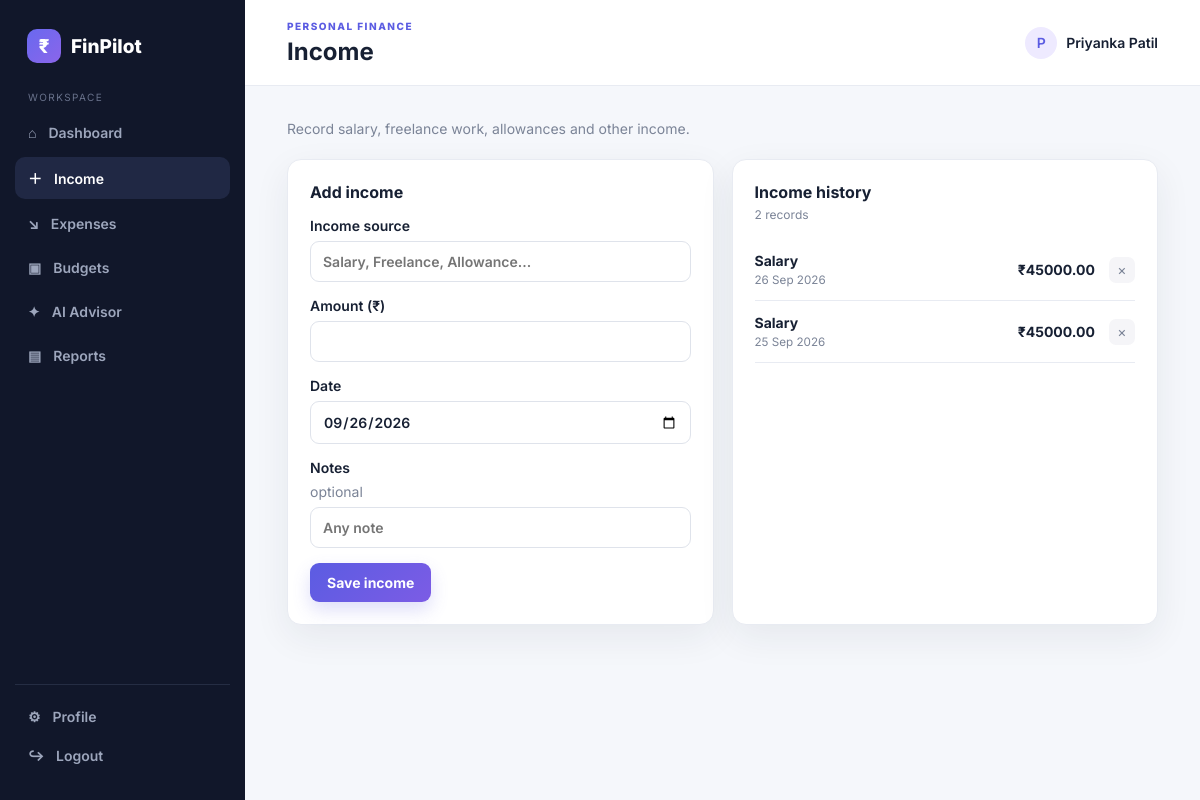
Screenshot of /income (signed in) with the database file from the repository.
### models.py (models this page shows, shortened)
class User(UserMixin, db.Model):
    id = db.Column(db.Integer, primary_key=True)
    name = db.Column(db.String(100), nullable=False)
    email = db.Column(db.String(160), unique=True, nullable=False, index=True)
    password_hash = db.Column(db.String(255), nullable=False)
    monthly_income_target = db.Column(db.Float, default=0.0)
    savings_goal = db.Column(db.Float, default=0.0)
    created_at = db.Column(db.DateTime, default=datetime.utcnow)
    incomes = db.relationship('Income', backref='user', lazy=True, cascade='all, delete-orphan')
    expenses = db.relationship('Expense', backref='user', lazy=True, cascade='all, delete-orphan')
    budgets = db.relationship('Budget', backref='user', lazy=True, cascade='all, delete-orphan')

class Income(db.Model):
    id = db.Column(db.Integer, primary_key=True)
    user_id = db.Column(db.Integer, db.ForeignKey('user.id'), nullable=False, index=True)
    source = db.Column(db.String(100), nullable=False)
    amount = db.Column(db.Float, nullable=False)
    date = db.Column(db.Date, nullable=False)
    notes = db.Column(db.String(255))
    created_at = db.Column(db.DateTime, default=datetime.utcnow)

### app.py (the view, shortened to what this page needs)
@app.route('/income', methods=['GET', 'POST'])
@login_required
def income():
    items = Income.query.filter_by(user_id=current_user.id).order_by(Income.date.desc(), Income.id.desc()).all()
    return render_template('income.html', items=items)

### app.py (called while the page is built)
@login_manager.user_loader
def load_user(user_id):
    return db.session.get(User, int(user_id))

def current_month():
    return date.today().strftime('%Y-%m')

@app.context_processor
def inject_globals():
    return {'categories': CATEGORIES, 'today': date.today(), 'current_month': current_month()}

### templates/income.html
{% extends 'base.html' %}{% block page_title %}Income{% endblock %}{% block content %}<div class="page-intro"><div><p class="muted">Record salary, freelance work, allowances and other income.</p></div></div><div class="grid-2 form-grid"><div class="panel"><h2>Add income</h2><form method="post"><label>Income source<input name="source" required placeholder="Salary, Freelance, Allowance..."></label><label>Amount (₹)<input type="number" name="amount" min="0.01" step="0.01" required></label><label>Date<input type="date" name="date" value="{{ today.isoformat() }}" required></label><label>Notes <span class="optional">optional</span><input name="notes" placeholder="Any note"></label><button class="btn primary">Save income</button></form></div><div class="panel"><div class="panel-head"><div><h2>Income history</h2><p>{{ items|length }} records</p></div></div>{% if items %}<div class="compact-list">{% for i in items %}<div class="list-row"><div><b>{{ i.source }}</b><small>{{ i.date.strftime('%d %b %Y') }}{% if i.notes %} · {{ i.notes }}{% endif %}</small></div><strong>₹{{ '%.2f'|format(i.amount) }}</strong><form method="post" action="{{ url_for('delete_income', item_id=i.id) }}"><button class="icon-btn" title="Delete">×</button></form></div>{% endfor %}</div>{% else %}<div class="empty">No income records yet.</div>{% endif %}</div></div>{% endblock %}

### templates/base.html (shortened to what this page needs)
<!doctype html>
<html lang="en">
<head>
  <link rel="stylesheet" href="{{ url_for('static', filename='css/style.css') }}">
</head>
<body>
<div class="app-shell">
  {% if current_user.is_authenticated %}
  <aside class="sidebar">
    <a class="brand" href="{{ url_for('dashboard') }}"><span class="brand-mark">₹</span><span>FinPilot</span></a>
    <div class="side-label">Workspace</div>
    <nav>
      <a class="nav-link {% if request.endpoint=='dashboard' %}active{% endif %}" href="{{ url_for('dashboard') }}">⌂ <span>Dashboard</span></a>
      <a class="nav-link {% if request.endpoint=='income' %}active{% endif %}" href="{{ url_for('income') }}">＋ <span>Income</span></a>
      <a class="nav-link {% if request.endpoint=='expenses' %}active{% endif %}" href="{{ url_for('expenses') }}">↘ <span>Expenses</span></a>
      <a class="nav-link {% if request.endpoint=='budgets' %}active{% endif %}" href="{{ url_for('budgets') }}">▣ <span>Budgets</span></a>
      <a class="nav-link {% if request.endpoint=='advisor' %}active{% endif %}" href="{{ url_for('advisor') }}">✦ <span>AI Advisor</span></a>
      <a class="nav-link {% if request.endpoint=='reports' %}active{% endif %}" href="{{ url_for('reports') }}">▤ <span>Reports</span></a>
    </nav>
    <div class="side-bottom">
      <a class="nav-link {% if request.endpoint=='profile' %}active{% endif %}" href="{{ url_for('profile') }}">⚙ <span>Profile</span></a>
      <a class="nav-link" href="{{ url_for('logout') }}">↪ <span>Logout</span></a>
    </div>
  </aside>
  {% endif %}
  <main class="main {% if not current_user.is_authenticated %}full{% endif %}">
    {% if current_user.is_authenticated %}
    <header class="topbar"><div><div class="eyebrow">PERSONAL FINANCE</div><h1>{% block page_title %}Dashboard{% endblock %}</h1></div><div class="user-pill"><span>{{ (current_user.name[0]|upper) if current_user.name else 'U' }}</span>{{ current_user.name }}</div></header>
    {% endif %}
    <section class="content">
      {% block content %}{% endblock %}
    </section>
  </main>
</div>
</body></html>

### static/css/style.css (style rules this page uses)
:root { --bg:#f5f7fb;--surface:#fff;--ink:#172033;--muted:#7b8497;--line:#e8ebf2;--primary:#5b5ce2;--primary2:#7c5ce5;--green:#17a673;--red:#e65353;--shadow:0 12px 36px rgba(29,36,60,.07) }
* { box-sizing:border-box }
body { margin:0;background:var(--bg);color:var(--ink);font-family:Inter,system-ui,sans-serif;font-size:14px }
a { color:inherit;text-decoration:none }
.app-shell { min-height:100vh;display:flex }
.sidebar { width:245px;background:#11172a;color:#aeb6cb;padding:25px 15px;position:fixed;inset:0 auto 0 0;display:flex;flex-direction:column;z-index:5 }
.brand { display:flex;align-items:center;gap:10px;color:white;font-weight:800;font-size:19px;padding:4px 12px 28px }
.brand-mark { display:inline-grid;place-items:center;width:34px;height:34px;border-radius:10px;background:linear-gradient(135deg,#6969ef,#8b65ea);color:white;font-weight:800 }
.side-label { font-size:10px;letter-spacing:1.4px;text-transform:uppercase;color:#68718a;padding:0 13px 10px }
nav { display:grid;gap:5px }
.nav-link { display:flex;gap:12px;align-items:center;padding:11px 13px;border-radius:10px;color:#9da6bc;font-weight:600 }
.nav-link:hover,.nav-link.active { background:#202844;color:white }
.side-bottom { margin-top:auto;border-top:1px solid #252d43;padding-top:12px }
.main { margin-left:245px;min-height:100vh;flex:1 }
.topbar { height:86px;background:#fff;border-bottom:1px solid var(--line);display:flex;align-items:center;justify-content:space-between;padding:0 42px }
.eyebrow { font-size:10px;letter-spacing:1.5px;color:var(--primary);font-weight:800 }
.topbar h1 { margin:5px 0 0;font-size:24px }
.user-pill { display:flex;align-items:center;gap:9px;font-weight:600 }
.user-pill span { width:32px;height:32px;border-radius:50%;display:grid;place-items:center;background:#eeeaff;color:#5b5ce2 }
.content { padding:30px 42px 50px;max-width:1400px;margin:auto }
.muted { color:var(--muted);margin:4px 0 0 }
.toolbar,.page-intro { display:flex;justify-content:space-between;align-items:center;margin-bottom:22px }
input,select { width:100%;border:1px solid #dfe3eb;border-radius:9px;padding:11px 12px;background:#fff;color:var(--ink);font:inherit;outline:none }
label { display:grid;gap:7px;font-weight:600;margin:15px 0 }
label .optional { font-weight:400;color:var(--muted) }
button,.btn { font:inherit;border:0;cursor:pointer }
.btn { display:inline-flex;align-items:center;justify-content:center;padding:11px 17px;border-radius:9px;font-weight:700 }
.primary { background:linear-gradient(135deg,var(--primary),var(--primary2));color:white;box-shadow:0 8px 18px rgba(91,92,226,.2) }
.stat-card,.panel { background:var(--surface);border:1px solid var(--line);border-radius:14px;box-shadow:var(--shadow) }
.grid-2 { display:grid;grid-template-columns:1fr 1fr;gap:18px;margin-bottom:18px }
.panel { padding:22px }
.panel h2 { margin:0;font-size:16px }
.panel-head { display:flex;justify-content:space-between;align-items:start;margin-bottom:17px }
.panel-head p { color:var(--muted);margin:5px 0 0;font-size:12px }
.compact-list { display:grid }
.list-row { display:grid;grid-template-columns:1fr auto auto;gap:14px;align-items:center;padding:13px 0;border-bottom:1px solid var(--line) }
.list-row b,.list-row small { display:block }
.list-row small { color:var(--muted);margin-top:4px }
.icon-btn { width:26px;height:26px;border-radius:7px;background:#f5f5f8;color:var(--muted) }
.form-grid form { max-width:100% }

### rows the page displays
User: name "P", name "Priyanka Patil"
Income: source "Salary", date "26 Sep 2026", amount "45000.00"
Income: source "Salary", date "25 Sep 2026", amount "45000.00"

### other values shown
{{ items|length }} "2"
